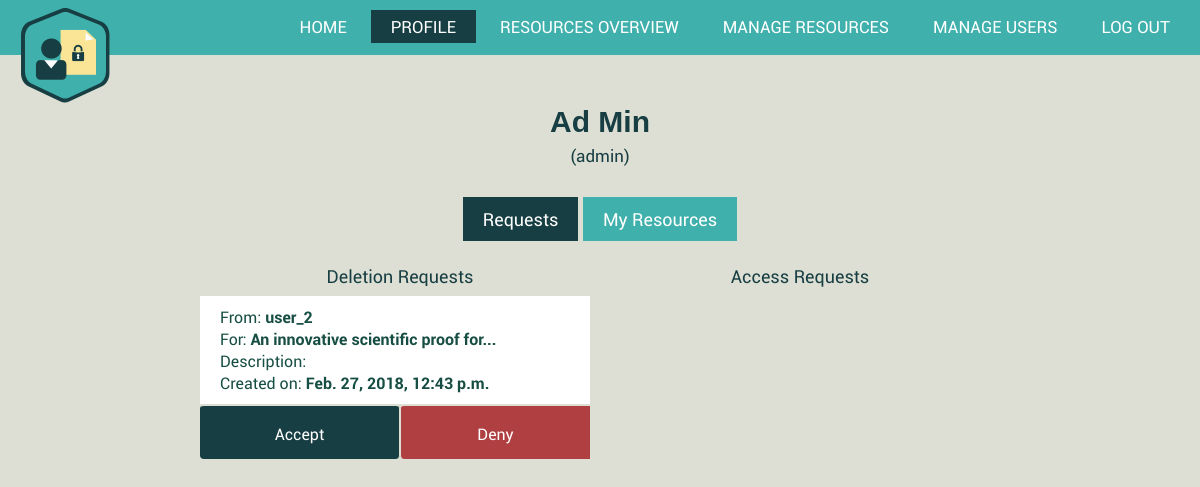
The app's page /profile/ (signed in), older data.
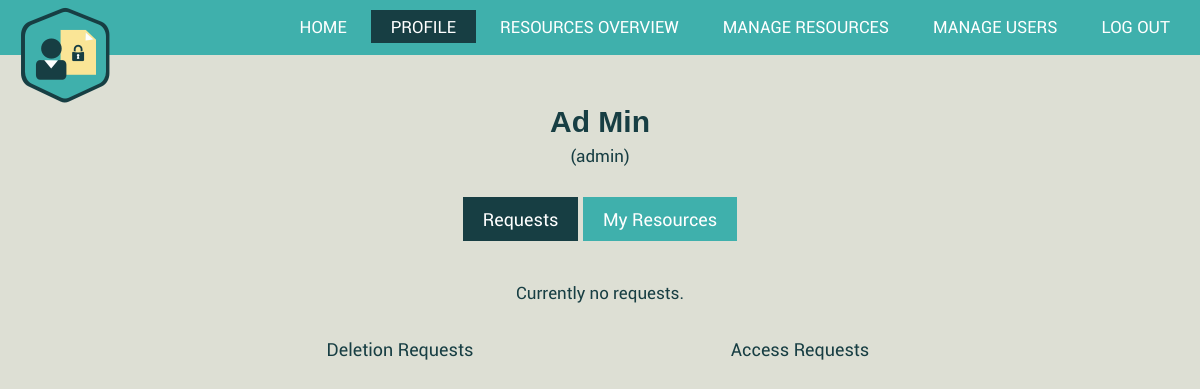
The same page, newer data.
### AuthorizationManagement/models.py (models this page shows)
class Request(models.Model):
    sender = models.ForeignKey(CustomUser, on_delete = models.CASCADE)
    creationDate = models.DateTimeField(default=datetime.now, blank=True)
    resource = models.ForeignKey(Resource, on_delete = models.CASCADE)
    description = models.CharField(max_length=250, blank=True)
    type=""
    class Meta:
        abstract = True
        unique_together=('sender','resource',) # This tuple must be unique when considered together

class DeletionRequest(Request):
    type = 'deletion'

class Resource(models.Model):
    type = models.CharField(max_length=50)
    name = models.CharField(max_length=150)
    description = models.TextField(max_length=250, blank=True,
                                   validators=[MaxLengthValidator(250)])
    creationDate = models.DateTimeField(default=datetime.now, blank=True)
    readers = models.ManyToManyField(CustomUser, related_name= 'reader')
    owners = models.ManyToManyField(Owner, related_name= 'owner')
    link = models.FileField(upload_to='')

### AuthorizationManagement/views.py (the view)
# urls.py: re_path(r'^profile/$', ProfileView.as_view(), name = 'profile'),
@method_decorator(never_cache, name='dispatch')
@method_decorator(login_required, name='dispatch')
class ProfileView(generic.ListView):
    model = AccessRequest.objects.none()
    template_name = 'AuthorizationManagement/profile.html'
    context_object_name = 'requests_list'
    paginate_by = 4
    def get(self,request):
        current_user = self.request.user
        resources = MyResourcesView.get_queryset(self)
        if resources.exists():
            self.model = AccessRequest.objects.filter(resource__in=resources).order_by('-creationDate')
        if self.model.exists():
            if current_user.is_staff and DeletionRequest.objects.all().exists():
                self.model=get_sorted_requests(self.model, DeletionRequest.objects.all().order_by('-creationDate'))
        else:
            if current_user.is_staff and DeletionRequest.objects.all().exists():
                self.model = DeletionRequest.objects.all().order_by('-creationDate')
        return super(ProfileView, self).get(request)
    def get_queryset(self):
        return self.model
    def get_context_data(self, **kwargs):
        context = super(ProfileView, self).get_context_data(**kwargs)
        context['is_admin'] = self.request.user.is_staff
        return context

### AuthorizationManagement/views.py (called while the page is built)
    def get_queryset(self):
        current_user = Owner.objects.get(id=self.request.user.id)
        return current_user.owner.all()

### AuthorizationManagement/templates/AuthorizationManagement/profile.html (shortened to what this page needs)
{% extends "AuthorizationManagement/base.html" %}
{% block profile %}
class="active";
{% endblock %}
{% block styles %}
{% load static %}
<link rel="stylesheet" type="text/css" href="{% static 'AuthorizationManagement/css/base.css' %}"/>
<link rel="stylesheet" type="text/css" href="{% static 'AuthorizationManagement/css/modal-dialog-req.css' %}" />
<link rel="stylesheet" type="text/css" href="{% static 'AuthorizationManagement/css/profile.css' %}" />
<link rel="stylesheet" type="text/css" href="{% static 'AuthorizationManagement/css/resources-overview.css' %}" />
{% endblock %}
{% block body %}
<div class="body">
   <button onclick="showEditForm()" class="name" id="name"><strong>{{ user.first_name }} {{user.last_name}}</strong></button>
   <p>({{user.username}})</p>
</div>
{% block requests_or_resources %}
<div class="mini-nav">
   <a href="/profile/" class="current">Requests</a></li>
   <a href="/profile/my-resources" class="noncurrent">My Resources</a></li>
</div>
{% if not requests_list %}
<p class="body"> Currently no requests. </p>
{% endif %}
{% if is_admin %}
<div class="admin-container">
   <p class="access-request"> Access Requests </p>
   <p class="deletion-request"> Deletion Requests </p>
   {% for request in requests_list %}
   {% if request.type == 'access' %}
   <div class="info-access-req-adm">
      <p> From: <strong>{{request.sender.username}} </strong></p>
      <p> For: <strong>{{request.resource.name}} </strong></p>
      <p> Description: <strong>{{request.description}} </strong></p>
      <p> Created on: <strong>{{request.creationDate}}</strong></p>
   </div>
   <a href="#approve-request-{{request.id}}" class="admin-acc-accept-btn"> Accept </a>
   <div id="approve-request-{{request.id}}" class="modalDialog">
      <div>
         <a href="" title="Close" id="x"> x </a>
         <form action="/approve-access-request/{{request.id}}" method="post">
            {% csrf_token %}
            <div class="row">
               <p> Are you sure you want to <strong>approve</strong> the access request for resource:
                  <strong>{{request.resource.name}}</strong>?
               </p>
               <br>
            </div>
            <div class="row">
               <label for="desc">Message: </label><br>
               <textarea id="descr" name = "descr" placeholder="optional" maxlength="250" cols = "51" rows = "7"></textarea>
               <input id="yes" type="submit" value="Yes, allow permission">
               <a href="" title="close" id="close"> Close </a>
            </div>
         </form>
      </div>
   </div>
   <a href="#deny-request-{{request.id}}" class="admin-acc-deny-btn"> Deny </a>
   <div id="deny-request-{{request.id}}" class="modalDialog">
      <div>
         <a href="" title="Close" id="x"> x </a>
         <form action="/deny-access-request/{{request.id}}" method="post">
            {% csrf_token %}
            <div class="row">
               <p> Are you sure you want to <strong>deny</strong> the access request for resource:
                  <strong>{{request.resource.name}}</strong>?
               </p>
               <br>
            </div>
            <div class="row">
               <label for="descr">Message: </label><br>
               <textarea id="descr" name = "descr" placeholder="optional" maxlength="250" cols = "51" rows = "7"></textarea>
            </div>
            <input id="no" type="submit" value="Yes, deny permission">
            <a href="" title="close" id="close"> Close </a>
         </form>
      </div>
   </div>
   {% elif request.type == 'deletion' %}
   <div class="info-deletion-req-adm">
      <p> From: <strong>{{request.sender.username}} </strong></p>
      <p> For: <strong>{{request.resource.name}} </strong></p>
      <p> Description: <strong>{{request.description}} </strong></p>
      <p> Created on: <strong>{{request.creationDate}} </strong></p>
   </div>
   <a href="#approve-request-{{request.id}}" class="admin-del-accept-btn"> Accept </a>
   <a href="#deny-request-{{request.id}}" class="admin-del-deny-btn"> Deny </a>
   {% endif %}
   {% endfor %}
</div>
{% endif %}
{% endblock %}
{% endblock %}

### AuthorizationManagement/templates/AuthorizationManagement/base.html (shortened to what this page needs)
<html>
   <head>
      {% load static %}
      <link rel="stylesheet" type="text/css" href="{% static 'AuthorizationManagement/css/fonts.css' %}" />
      <link rel="stylesheet" type="text/css" href="{% static 'AuthorizationManagement/css/base.css' %}" />
      {% block styles %}{% endblock %}
   </head>
   <body>
      <header>
         <div class "row">
            <div class="logo">
               <img src="{% static 'AuthorizationManagement/images/logo.png' %}">
            </div>
            <ul id="main-nav">
               <li><a {% block home%}{% endblock %} href="/">Home</a></li>
               <li><a {% block profile%}{% endblock %} href="/profile/">Profile</a></li>
               <li><a {% block overview%}{% endblock %} href="/resources-overview/">Resources Overview</a></li>
               {% if is_admin %}
               <li><a {% block resource-manager%}{% endblock %} href="/resource-manager/">Manage Resources</a></li>
               <li><a {% block user-manager%}{% endblock %} href="/user-manager/">Manage Users</a></li>
               {% endif %}
               <li><a {% block logout%}{% endblock %} href="/authentification/logout">Log out</a></li>
            </ul>
         </div>
      </header>
      {% block body %}
      {% endblock %}
   </body>
</html>

### AuthorizationManagement/static/AuthorizationManagement/css/base.css (style rules this page uses)
* { margin:0; padding:0; }
header { background-color: #3fb0ac; height: 55px; }
body { font-family: "Roboto", sans-serif; background-color: #dddfd4; }
.logo img { margin-left: 20px; margin-top: 5px; width: 100px; height: 100px; float: left; }
#main-nav { float: right; margin-top: 15px; margin-right: 10px; }
#main-nav { list-style: none; }
#main-nav li { display: inline-block; }
#main-nav li a { color: white; text-decoration: none; padding: 5px 20px; font-family: "Roboto", sans-serif; font-size: 1.4vw; text-transform: uppercase; }
.active { background-color: #173e43; }

### AuthorizationManagement/static/AuthorizationManagement/css/profile.css (style rules this page uses)
.body { text-align: center; font-family: "Roboto", sans-serif; font-size: 17px; color: #173e43; margin-top: 50px; }
.name { font-size: 30px; border: none; background: none; text-decoration: none; margin-bottom: 5px; color: #173e43; }
.mini-nav { font-family: "Roboto", sans-serif; font-size: 1.5vw; margin-top: 40px; text-align: center; }
.current { padding: 10px 20px; text-decoration: none; color: white; background: #173e43; }
.noncurrent { padding: 10px 20px; text-decoration: none; color: white; background: #3fb0ac; }
.admin-container { display: grid; grid-template-columns: repeat(6, 1fr); grid-template-rows: 40px auto 55px auto 55px; grid-auto-flow: column; font-family: "Roboto", sans-serif; margin-top: 15px; }
.access-request { grid-column: 4/6; color: #173e43; text-align: center; font-size: 18px; padding: 5px 10px; margin-top: 13px; }
.deletion-request { grid-column: 2/4; color: #173e43; text-align: center; font-size: 18px; padding: 5px 10px; margin-top: 13px; }

### AuthorizationManagement/static/AuthorizationManagement/css/resources-overview.css (style rules this page uses)
.active { color: #3fb0ac; }

Row changes from the older to the newer data that the page shows:
removed DeletionRequest: sender.username "user_2", resource.name "An innovative scientific proof for...", creationDate "Feb. 27, 2018, 12:43 p.m."
Text that changed along with them:
text now shown: "Currently no requests."
